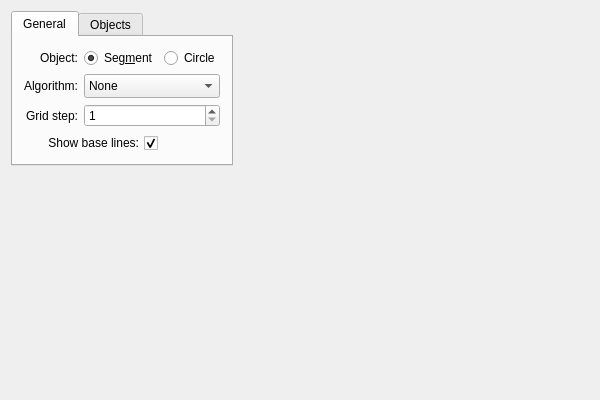
<?xml version="1.0" encoding="UTF-8"?>
<ui version="4.0">
 <class>Widget</class>
 <widget class="QWidget" name="Widget">
  <property name="geometry">
   <rect>
    <x>0</x>
    <y>0</y>
    <width>600</width>
    <height>400</height>
   </rect>
  </property>
  <property name="minimumSize">
   <size>
    <width>600</width>
    <height>400</height>
   </size>
  </property>
  <property name="windowTitle">
   <string>Cherygova-cg16 TW</string>
  </property>
  <layout class="QGridLayout" name="WidgetLayout">
   <item row="1" column="1">
    <spacer name="VSpacer">
     <property name="orientation">
      <enum>Qt::Vertical</enum>
     </property>
     <property name="sizeHint" stdset="0">
      <size>
       <width>20</width>
       <height>215</height>
      </size>
     </property>
    </spacer>
   </item>
   <item row="0" column="2">
    <spacer name="HSpacer">
     <property name="orientation">
      <enum>Qt::Horizontal</enum>
     </property>
     <property name="sizeHint" stdset="0">
      <size>
       <width>361</width>
       <height>20</height>
      </size>
     </property>
    </spacer>
   </item>
   <item row="0" column="1">
    <widget class="QTabWidget" name="Control">
     <property name="sizePolicy">
      <sizepolicy hsizetype="Minimum" vsizetype="Maximum">
       <horstretch>0</horstretch>
       <verstretch>0</verstretch>
      </sizepolicy>
     </property>
     <property name="currentIndex">
      <number>0</number>
     </property>
     <widget class="QWidget" name="TabGeneral">
      <attribute name="title">
       <string>General</string>
      </attribute>
      <layout class="QGridLayout" name="TabGeneralLayout">
       <item row="2" column="2">
        <widget class="QRadioButton" name="CircleButton">
         <property name="text">
          <string>Circle</string>
         </property>
        </widget>
       </item>
       <item row="2" column="0">
        <widget class="QLabel" name="ObjectLabel">
         <property name="text">
          <string>Object:</string>
         </property>
         <property name="alignment">
          <set>Qt::AlignRight|Qt::AlignTrailing|Qt::AlignVCenter</set>
         </property>
        </widget>
       </item>
       <item row="3" column="0">
        <widget class="QLabel" name="AlgoLabel">
         <property name="text">
          <string>Algorithm:</string>
         </property>
         <property name="alignment">
          <set>Qt::AlignRight|Qt::AlignTrailing|Qt::AlignVCenter</set>
         </property>
        </widget>
       </item>
       <item row="3" column="1" colspan="2">
        <widget class="QComboBox" name="AlgoComboBox">
         <property name="sizePolicy">
          <sizepolicy hsizetype="Minimum" vsizetype="Minimum">
           <horstretch>0</horstretch>
           <verstretch>0</verstretch>
          </sizepolicy>
         </property>
         <item>
          <property name="text">
           <string>None</string>
          </property>
         </item>
         <item>
          <property name="text">
           <string>Bresenham</string>
          </property>
         </item>
         <item>
          <property name="text">
           <string>Wu</string>
          </property>
         </item>
         <item>
          <property name="text">
           <string>4xOGSSAA</string>
          </property>
         </item>
         <item>
          <property name="text">
           <string>16xOGSSAA</string>
          </property>
         </item>
         <item>
          <property name="text">
           <string>64xOGSSAA</string>
          </property>
         </item>
        </widget>
       </item>
       <item row="2" column="1">
        <widget class="QRadioButton" name="SegmentButton">
         <property name="text">
          <string>Seg&amp;ment</string>
         </property>
         <property name="checked">
          <bool>true</bool>
         </property>
        </widget>
       </item>
       <item row="4" column="1" colspan="2">
        <widget class="QSpinBox" name="StepSpinBox">
         <property name="minimum">
          <number>1</number>
         </property>
         <property name="maximum">
          <number>100</number>
         </property>
        </widget>
       </item>
       <item row="4" column="0">
        <widget class="QLabel" name="StepLabel">
         <property name="text">
          <string>Grid step:</string>
         </property>
         <property name="alignment">
          <set>Qt::AlignRight|Qt::AlignTrailing|Qt::AlignVCenter</set>
         </property>
        </widget>
       </item>
       <item row="5" column="0" colspan="2">
        <widget class="QCheckBox" name="BaseLinesCheckBox">
         <property name="layoutDirection">
          <enum>Qt::RightToLeft</enum>
         </property>
         <property name="text">
          <string>Show base lines:</string>
         </property>
         <property name="checked">
          <bool>true</bool>
         </property>
        </widget>
       </item>
      </layout>
     </widget>
     <widget class="QWidget" name="TabObjects">
      <attribute name="title">
       <string>Objects</string>
      </attribute>
     </widget>
    </widget>
   </item>
  </layout>
 </widget>
 <layoutdefault spacing="6" margin="11"/>
 <tabstops>
  <tabstop>SegmentButton</tabstop>
  <tabstop>CircleButton</tabstop>
  <tabstop>AlgoComboBox</tabstop>
  <tabstop>StepSpinBox</tabstop>
  <tabstop>BaseLinesCheckBox</tabstop>
  <tabstop>Control</tabstop>
 </tabstops>
 <resources/>
 <connections/>
</ui>
